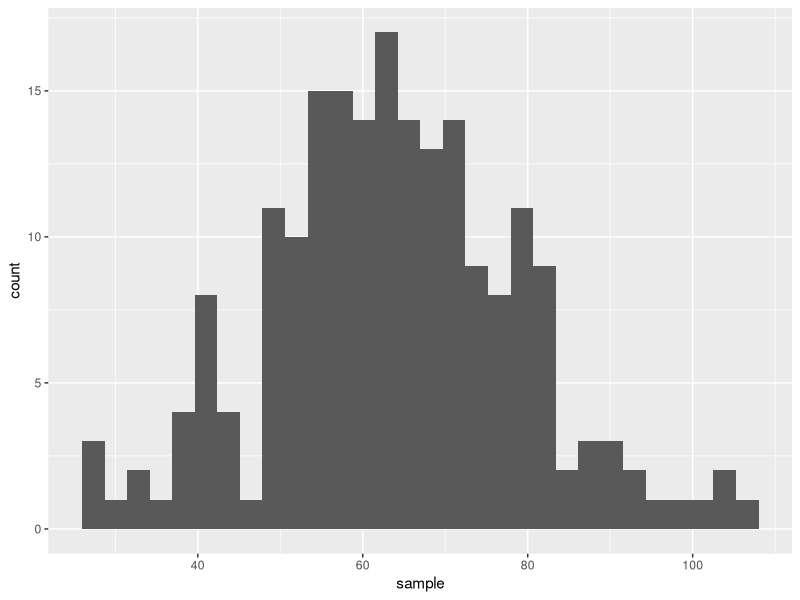
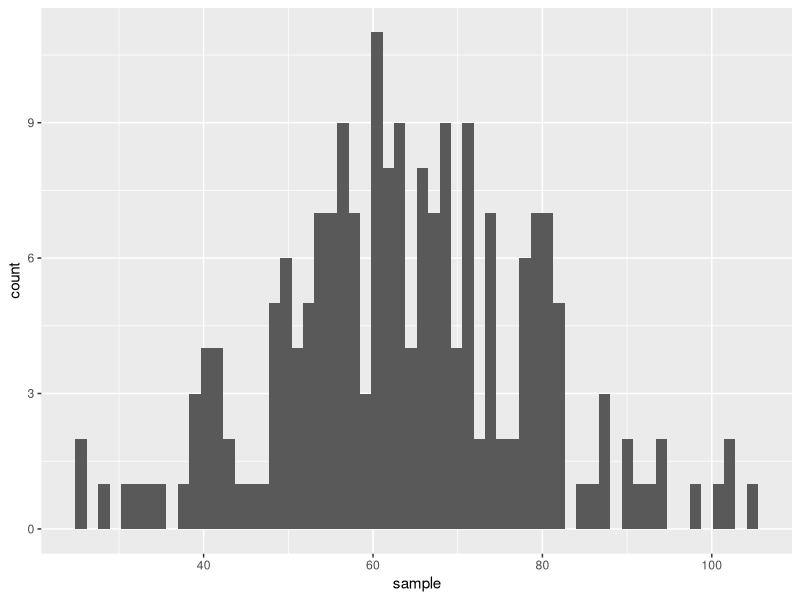
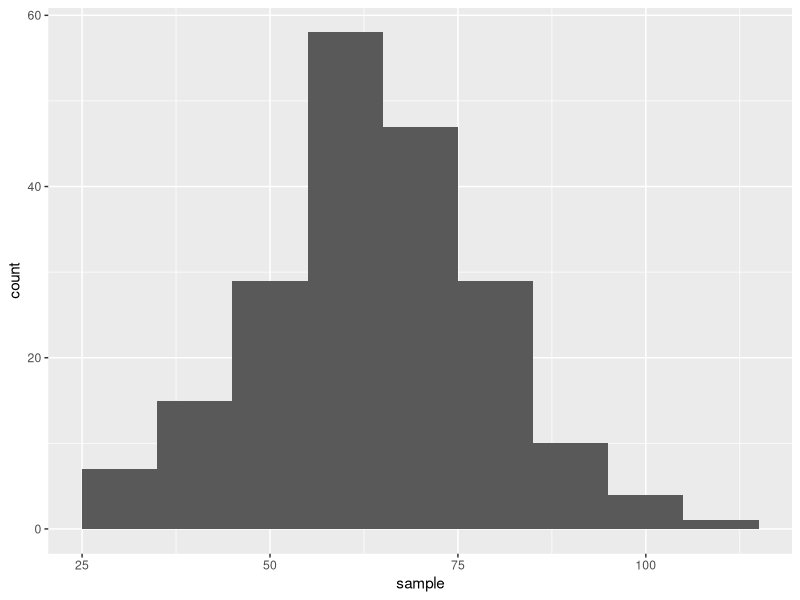
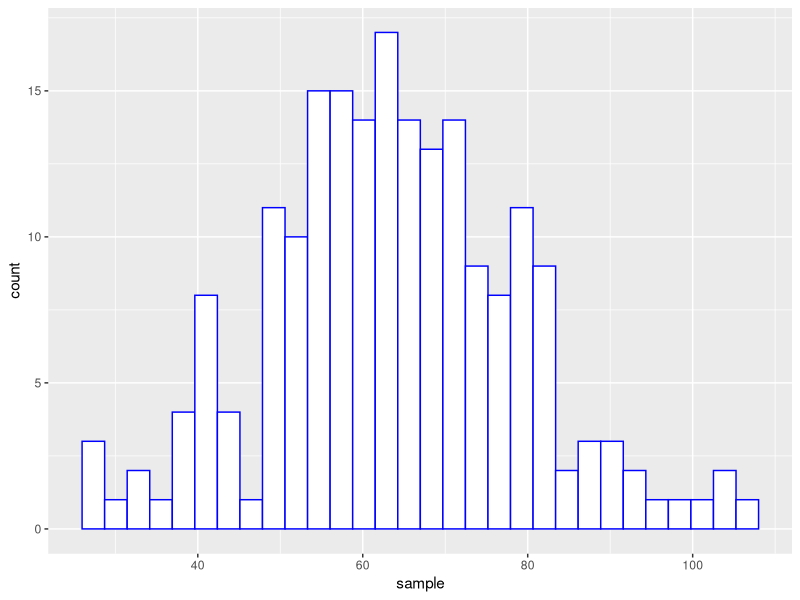

Write R code to recreate these figures, in order.
## ---- chunk 1
knitr::opts_chunk$set(echo = TRUE, fig.align = "center")

# title: Creating a histogram of frequency
# author: jonathan
# revised: 18/3/2020

WEB <- c("https://bioceed.uib.no/dropfolder/bioSTATS/Rmd/Visualizing/Simple/histogram.html")
GIT <- c("https://github.com/jonathansoule/biostats/blob/master/Visualizing/Simple/histogram.Rmd")
library(ggplot2)
# ID
ID <- 1:200
# sample data
sample <- rnorm(200, mean = 65, sd = 15)
## ---- chunk 2
# dataframe
df <- data.frame(ID, sample)
str(df)
## ---- chunk 3
ggplot(df, aes(sample)) +
  geom_histogram()
## ---- chunk 4
ggplot(df, aes(sample)) +
  geom_histogram(bins = 60)
## ---- chunk 5
ggplot(df, aes(sample)) +
  geom_histogram(binwidth = 10)
## ---- chunk 6
ggplot(df, aes(sample)) +
  geom_histogram(color = "blue", fill = "white")
